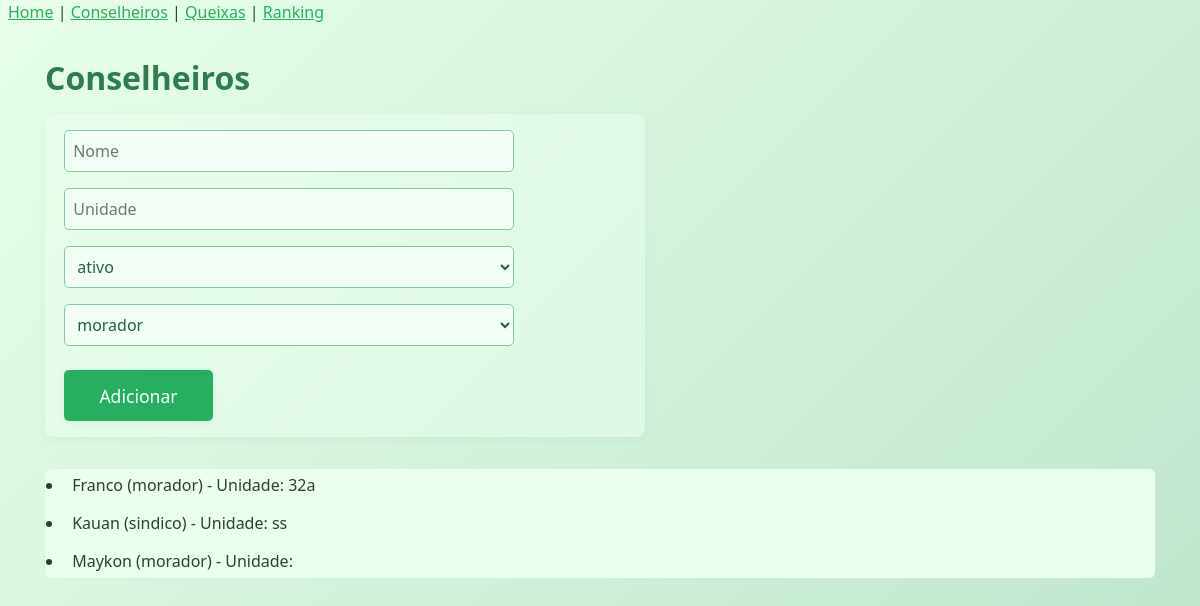
The app's page /conselheiros with its own data.
### tables this page shows
CREATE TABLE conselheiros (
        id INTEGER PRIMARY KEY AUTOINCREMENT,
        nome TEXT NOT NULL,
        unidade TEXT,
        status TEXT NOT NULL,
        tipo TEXT NOT NULL,
        criado_em DATETIME DEFAULT CURRENT_TIMESTAMP
    );

### app/main.py (the view)
@app.get("/conselheiros", response_class=HTMLResponse)
def conselheiros_list(request: Request):
    conselheiros = listar_conselheiros()
    return templates.TemplateResponse(
        "conselheiros.html", {"request": request, "conselheiros": conselheiros}
    )

### templates/conselheiros.html
{% extends "base.html" %}
{% block content %}
<h2>Conselheiros</h2>
<form method="post">
    <input type="text" name="nome" placeholder="Nome" required>
    <input type="text" name="unidade" placeholder="Unidade">
    <select name="status"><option>ativo</option><option>inativo</option></select>
    <select name="tipo"><option value="morador">morador</option><option value="sindico">síndico</option></select>
    <button type="submit">Adicionar</button>
</form>
<ul>
{% for c in conselheiros %}
    <li>{{ c[1] }} ({{ c[4] }}) - Unidade: {{ c[2] }}</li>
{% endfor %}
</ul>
{% endblock %}

### static/estilo.css (style rules this page uses)
body { font-family: 'Segoe UI', Arial, Helvetica, sans-serif; background: linear-gradient(135deg, #e7ffe9 0%, #bce3cb 100%); color: #264626; margin: 0; padding: 0 0.5em; min-height: 100vh; }
h1, h2, h3, h4 { color: #2e7d4e; font-weight: bold; margin-top: 1.1em; margin-bottom: 0.5em; text-shadow: 0 1px 1px #eaffef; }
ul, ol { padding-left: 1.2em; margin-top: 0.7em; margin-bottom: 0.7em; background: #eaffef; border-radius: 6px; box-shadow: 0 1px 2px #dcefe133; }
li { margin-bottom: 0.4em; line-height: 1.6; padding: 0.2em 0.5em; }
input, select, textarea { border: 1px solid #85cba1; border-radius: 5px; padding: 0.5em; font-size: 1em; margin-bottom: 1em; background-color: #f3fef7; color: #23623a; transition: border 0.2s; width: 100%; max-width: 450px; box-sizing: border-box; }
form { background-color: #eaffef90; padding: 1em 1.2em; border-radius: 8px; box-shadow: 0 2px 8px #97ceaa2d; margin-bottom: 2em; max-width: 600px; }
button, input[type="submit"] { background-color: #27ae60; color: #fff; border: none; border-radius: 5px; padding: 0.7em 2em; font-size: 1.1em; cursor: pointer; box-shadow: 0 2px 5px #bce3cb60; margin-top: 0.5em; transition: background 0.2s; }

### records on screen
conselheiros: nome "Franco", tipo "morador", unidade "32a"
conselheiros: nome "Kauan", tipo "sindico", unidade "ss"
conselheiros: nome "Maykon", tipo "morador"
